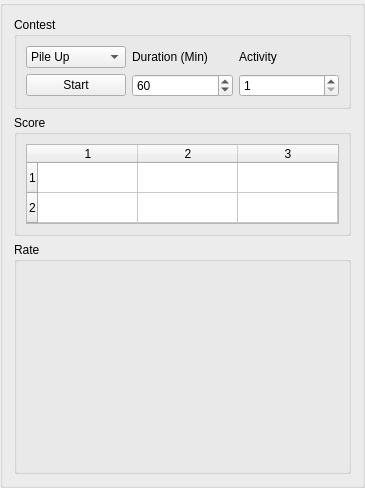
        <widget class="QGroupBox" name="rightBox">
         <property name="focusPolicy">
          <enum>Qt::NoFocus</enum>
         </property>
         <property name="title">
          <string/>
         </property>
         <layout class="QVBoxLayout" name="verticalLayout" stretch="0,0,1">
          <item>
           <widget class="QGroupBox" name="contestBox">
            <property name="title">
             <string>Contest</string>
            </property>
            <layout class="QGridLayout" name="gridLayout_5">
             <item row="0" column="0">
              <widget class="QComboBox" name="contestComboBox">
               <property name="focusPolicy">
                <enum>Qt::TabFocus</enum>
               </property>
               <property name="toolTip">
                <string>Choose contest type</string>
               </property>
               <property name="accessibleName">
                <string>Contest Type</string>
               </property>
               <property name="accessibleDescription">
                <string>Choose contest type</string>
               </property>
               <item>
                <property name="text">
                 <string>Pile Up</string>
                </property>
               </item>
               <item>
                <property name="text">
                 <string>Single Calls</string>
                </property>
               </item>
              </widget>
             </item>
             <item row="0" column="1">
              <widget class="QLabel" name="durationLabel">
               <property name="text">
                <string>Duration (Min)</string>
               </property>
              </widget>
             </item>
             <item row="0" column="2">
              <widget class="QLabel" name="activityLabel">
               <property name="text">
                <string>Activity</string>
               </property>
              </widget>
             </item>
             <item row="1" column="1">
              <widget class="QSpinBox" name="durationSpinBox">
               <property name="focusPolicy">
                <enum>Qt::StrongFocus</enum>
               </property>
               <property name="toolTip">
                <string>Contest simulation duration</string>
               </property>
               <property name="accessibleName">
                <string>Duration</string>
               </property>
               <property name="accessibleDescription">
                <string>Contest simulation duration</string>
               </property>
               <property name="minimum">
                <number>1</number>
               </property>
               <property name="maximum">
                <number>120</number>
               </property>
               <property name="value">
                <number>60</number>
               </property>
              </widget>
             </item>
             <item row="1" column="2">
              <widget class="QSpinBox" name="activitySpinBox">
               <property name="focusPolicy">
                <enum>Qt::StrongFocus</enum>
               </property>
               <property name="toolTip">
                <string>Average number of calling stations</string>
               </property>
               <property name="accessibleName">
                <string>Activity</string>
               </property>
               <property name="accessibleDescription">
                <string>Average number of calling stations</string>
               </property>
               <property name="minimum">
                <number>1</number>
               </property>
               <property name="maximum">
                <number>111</number>
               </property>
              </widget>
             </item>
             <item row="1" column="0">
              <widget class="QPushButton" name="startStopButton">
               <property name="focusPolicy">
                <enum>Qt::TabFocus</enum>
               </property>
               <property name="toolTip">
                <string>Start or stop contest Alt+x</string>
               </property>
               <property name="accessibleName">
                <string>Start/Stop</string>
               </property>
               <property name="accessibleDescription">
                <string>Start or stop contest Alt+x</string>
               </property>
               <property name="text">
                <string>Start</string>
               </property>
               <property name="default">
                <bool>false</bool>
               </property>
              </widget>
             </item>
            </layout>
           </widget>
          </item>
          <item>
           <widget class="QGroupBox" name="scoreBox">
            <property name="accessibleName">
             <string>Score</string>
            </property>
            <property name="accessibleDescription">
             <string>Panel with current score</string>
            </property>
            <property name="title">
             <string>Score</string>
            </property>
            <property name="flat">
             <bool>false</bool>
            </property>
            <layout class="QVBoxLayout" name="verticalLayout_6">
             <item>
              <widget class="QTableWidget" name="scoreTable">
               <property name="sizePolicy">
                <sizepolicy hsizetype="Fixed" vsizetype="Fixed">
                 <horstretch>0</horstretch>
                 <verstretch>0</verstretch>
                </sizepolicy>
               </property>
               <property name="focusPolicy">
                <enum>Qt::NoFocus</enum>
               </property>
               <property name="accessibleName">
                <string>Score table</string>
               </property>
               <property name="accessibleDescription">
                <string>Score table of raw and correct contacts and multipliers</string>
               </property>
               <property name="autoFillBackground">
                <bool>false</bool>
               </property>
               <property name="frameShadow">
                <enum>QFrame::Plain</enum>
               </property>
               <property name="lineWidth">
                <number>0</number>
               </property>
               <property name="verticalScrollBarPolicy">
                <enum>Qt::ScrollBarAlwaysOff</enum>
               </property>
               <property name="horizontalScrollBarPolicy">
                <enum>Qt::ScrollBarAlwaysOff</enum>
               </property>
               <property name="sizeAdjustPolicy">
                <enum>QAbstractScrollArea::AdjustToContentsOnFirstShow</enum>
               </property>
               <property name="tabKeyNavigation">
                <bool>false</bool>
               </property>
               <property name="showDropIndicator" stdset="0">
                <bool>false</bool>
               </property>
               <property name="dragDropOverwriteMode">
                <bool>false</bool>
               </property>
               <property name="selectionMode">
                <enum>QAbstractItemView::NoSelection</enum>
               </property>
               <property name="showGrid">
                <bool>true</bool>
               </property>
               <property name="wordWrap">
                <bool>true</bool>
               </property>
               <property name="cornerButtonEnabled">
                <bool>true</bool>
               </property>
               <property name="rowCount">
                <number>2</number>
               </property>
               <property name="columnCount">
                <number>3</number>
               </property>
               <attribute name="horizontalHeaderCascadingSectionResizes">
                <bool>false</bool>
               </attribute>
               <attribute name="horizontalHeaderDefaultSectionSize">
                <number>100</number>
               </attribute>
               <attribute name="horizontalHeaderStretchLastSection">
                <bool>false</bool>
               </attribute>
               <attribute name="verticalHeaderVisible">
                <bool>true</bool>
               </attribute>
               <attribute name="verticalHeaderMinimumSectionSize">
                <number>3</number>
               </attribute>
               <attribute name="verticalHeaderStretchLastSection">
                <bool>false</bool>
               </attribute>
               <row/>
               <row/>
               <column/>
               <column/>
               <column/>
              </widget>
             </item>
            </layout>
           </widget>
          </item>
          <item>
           <widget class="QGroupBox" name="ratebox">
            <property name="title">
             <string>Rate</string>
            </property>
            <layout class="QVBoxLayout" name="verticalLayout_2">
             <property name="spacing">
              <number>0</number>
             </property>
             <property name="leftMargin">
              <number>0</number>
             </property>
             <property name="rightMargin">
              <number>0</number>
             </property>
             <property name="bottomMargin">
              <number>0</number>
             </property>
             <item>
              <widget class="MplWidget" name="ratePlot">
               <property name="minimumSize">
                <size>
                 <width>300</width>
                 <height>200</height>
                </size>
               </property>
               <property name="accessibleName">
                <string>Rate Plot</string>
               </property>
               <property name="accessibleDescription">
                <string>Plot of contact rate in 5 minute intervals</string>
               </property>
               <property name="frameShape">
                <enum>QFrame::NoFrame</enum>
               </property>
               <property name="frameShadow">
                <enum>QFrame::Plain</enum>
               </property>
               <property name="lineWidth">
                <number>0</number>
               </property>
              </widget>
             </item>
            </layout>
           </widget>
          </item>
         </layout>
        </widget>
